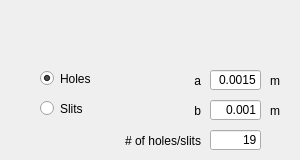
    <widget class="QWidget" name="tab_burnerGeom">
     <attribute name="title">
      <string>Burner Geometry</string>
     </attribute>
     <widget class="QRadioButton" name="radio_button_burnerHoles">
      <property name="geometry">
       <rect>
        <x>40</x>
        <y>70</y>
        <width>82</width>
        <height>17</height>
       </rect>
      </property>
      <property name="text">
       <string>Holes</string>
      </property>
      <property name="checked">
       <bool>true</bool>
      </property>
     </widget>
     <widget class="QRadioButton" name="radio_button_burnerSlits">
      <property name="geometry">
       <rect>
        <x>40</x>
        <y>100</y>
        <width>82</width>
        <height>17</height>
       </rect>
      </property>
      <property name="text">
       <string>Slits</string>
      </property>
     </widget>
     <widget class="QLineEdit" name="input_burnerDim_a">
      <property name="geometry">
       <rect>
        <x>210</x>
        <y>70</y>
        <width>51</width>
        <height>20</height>
       </rect>
      </property>
      <property name="text">
       <string>0.0015</string>
      </property>
      <property name="alignment">
       <set>Qt::AlignRight|Qt::AlignTrailing|Qt::AlignVCenter</set>
      </property>
     </widget>
     <widget class="QLineEdit" name="input_burnerDim_b">
      <property name="geometry">
       <rect>
        <x>210</x>
        <y>100</y>
        <width>51</width>
        <height>20</height>
       </rect>
      </property>
      <property name="text">
       <string>0.001</string>
      </property>
      <property name="alignment">
       <set>Qt::AlignRight|Qt::AlignTrailing|Qt::AlignVCenter</set>
      </property>
     </widget>
     <widget class="QLineEdit" name="input_burnerDim_no">
      <property name="geometry">
       <rect>
        <x>210</x>
        <y>130</y>
        <width>51</width>
        <height>20</height>
       </rect>
      </property>
      <property name="text">
       <string>19</string>
      </property>
      <property name="alignment">
       <set>Qt::AlignRight|Qt::AlignTrailing|Qt::AlignVCenter</set>
      </property>
     </widget>
     <widget class="QLabel" name="label_5">
      <property name="geometry">
       <rect>
        <x>180</x>
        <y>70</y>
        <width>21</width>
        <height>21</height>
       </rect>
      </property>
      <property name="text">
       <string>a</string>
      </property>
      <property name="alignment">
       <set>Qt::AlignRight|Qt::AlignTrailing|Qt::AlignVCenter</set>
      </property>
     </widget>
     <widget class="QLabel" name="label_6">
      <property name="geometry">
       <rect>
        <x>180</x>
        <y>100</y>
        <width>21</width>
        <height>21</height>
       </rect>
      </property>
      <property name="text">
       <string>b</string>
      </property>
      <property name="alignment">
       <set>Qt::AlignRight|Qt::AlignTrailing|Qt::AlignVCenter</set>
      </property>
     </widget>
     <widget class="QLabel" name="label_20">
      <property name="geometry">
       <rect>
        <x>110</x>
        <y>130</y>
        <width>91</width>
        <height>21</height>
       </rect>
      </property>
      <property name="text">
       <string># of holes/slits</string>
      </property>
      <property name="alignment">
       <set>Qt::AlignRight|Qt::AlignTrailing|Qt::AlignVCenter</set>
      </property>
     </widget>
     <widget class="QLabel" name="label_21">
      <property name="geometry">
       <rect>
        <x>270</x>
        <y>70</y>
        <width>21</width>
        <height>21</height>
       </rect>
      </property>
      <property name="text">
       <string>m</string>
      </property>
      <property name="alignment">
       <set>Qt::AlignLeading|Qt::AlignLeft|Qt::AlignVCenter</set>
      </property>
     </widget>
     <widget class="QLabel" name="label_22">
      <property name="geometry">
       <rect>
        <x>270</x>
        <y>100</y>
        <width>21</width>
        <height>21</height>
       </rect>
      </property>
      <property name="text">
       <string>m</string>
      </property>
      <property name="alignment">
       <set>Qt::AlignLeading|Qt::AlignLeft|Qt::AlignVCenter</set>
      </property>
     </widget>
    </widget>
